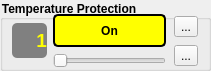
     <widget class="QGroupBox" name="temperature">
      <property name="geometry">
       <rect>
        <x>240</x>
        <y>40</y>
        <width>211</width>
        <height>71</height>
       </rect>
      </property>
      <property name="font">
       <font>
        <weight>75</weight>
        <bold>true</bold>
       </font>
      </property>
      <property name="styleSheet">
       <string notr="true">QGroupBox{
	font-weight: bold;
}</string>
      </property>
      <property name="title">
       <string>Temperature Protection</string>
      </property>
      <widget class="QWidget" name="layoutWidget_43">
       <property name="geometry">
        <rect>
         <x>10</x>
         <y>14</y>
         <width>191</width>
         <height>54</height>
        </rect>
       </property>
       <layout class="QHBoxLayout" name="horizontalLayout_48">
        <item>
         <layout class="QHBoxLayout" name="horizontalLayout_tempe">
          <item>
           <widget class="QLabel" name="label_tempeValue">
            <property name="minimumSize">
             <size>
              <width>35</width>
              <height>35</height>
             </size>
            </property>
            <property name="maximumSize">
             <size>
              <width>35</width>
              <height>35</height>
             </size>
            </property>
            <property name="font">
             <font>
              <pointsize>14</pointsize>
              <weight>75</weight>
              <bold>true</bold>
             </font>
            </property>
            <property name="styleSheet">
             <string notr="true">QLabel{
	color: yellow;
	font-weight: bold;
	background-color: gray;
	border-radius: 5px;
}</string>
            </property>
            <property name="text">
             <string>1</string>
            </property>
            <property name="alignment">
             <set>Qt::AlignRight|Qt::AlignTrailing|Qt::AlignVCenter</set>
            </property>
           </widget>
          </item>
          <item>
           <layout class="QVBoxLayout" name="verticalLayout_71">
            <item>
             <widget class="QLabel" name="label_tempeTitle">
              <property name="minimumSize">
               <size>
                <width>113</width>
                <height>0</height>
               </size>
              </property>
              <property name="maximumSize">
               <size>
                <width>113</width>
                <height>16777215</height>
               </size>
              </property>
              <property name="styleSheet">
               <string notr="true">QLabel{
	background-color: yellow;
	font-weight: bold;
	border: 2px solid black;
	border-radius: 5px;
}</string>
              </property>
              <property name="text">
               <string>On</string>
              </property>
              <property name="alignment">
               <set>Qt::AlignCenter</set>
              </property>
             </widget>
            </item>
            <item>
             <widget class="QSlider" name="slide_tempe">
              <property name="minimumSize">
               <size>
                <width>113</width>
                <height>0</height>
               </size>
              </property>
              <property name="maximumSize">
               <size>
                <width>113</width>
                <height>16777215</height>
               </size>
              </property>
              <property name="maximum">
               <number>1</number>
              </property>
              <property name="orientation">
               <enum>Qt::Horizontal</enum>
              </property>
             </widget>
            </item>
           </layout>
          </item>
         </layout>
        </item>
        <item>
         <layout class="QVBoxLayout" name="verticalLayout_62">
          <item>
           <widget class="QToolButton" name="undo_tempe">
            <property name="text">
             <string>...</string>
            </property>
            <property name="icon">
             <iconset resource="../terminal.qrc">
              <normaloff>:/images/Undo-icon.png</normaloff>:/images/Undo-icon.png</iconset>
            </property>
           </widget>
          </item>
          <item>
           <widget class="QToolButton" name="default_tempe">
            <property name="text">
             <string>...</string>
            </property>
            <property name="icon">
             <iconset resource="../terminal.qrc">
              <normaloff>:/images/default.png</normaloff>:/images/default.png</iconset>
            </property>
           </widget>
          </item>
         </layout>
        </item>
       </layout>
      </widget>
     </widget>
